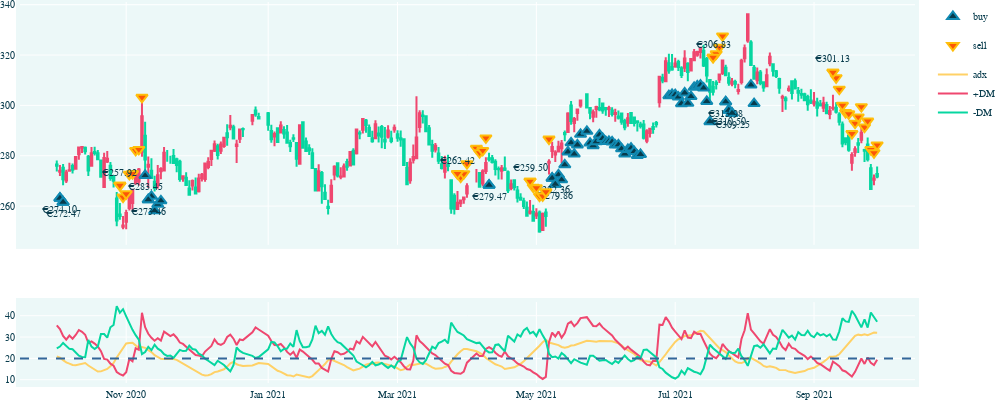

Source (notebook cell):
### Code cell
# Import necessary libraries
from plotly.subplots import make_subplots
import plotly.graph_objects as go

# Create Figure
fig = make_subplots(rows=2, cols=1, shared_xaxes=True, row_width=[0.25, 0.75])
# Inspect Result
# print(fig)

# Create Candlestick chart for price data
fig.add_trace(go.Candlestick(
    x=test_data.index,
    open=test_data['open'],
    high=test_data['high'],
    low=test_data['low'],
    close=test_data['close'],
    increasing_line_color='#ef476f',
    decreasing_line_color='#06d6a0',
    showlegend=False
), row=1, col=1)


# plot buying signal
buying_txt = trading_results[(trading_results.signal == 1) & (trading_results.transaction_cost>0)]
buying_signal = trading_results[(trading_results.signal == 1)]

fig.append_trace(
    go.Scatter(
        x=buying_signal.date,
        y=buying_signal.transaction_price*0.96,
        marker = dict(
            color='#073b4c',
            size=10,
            line=dict(
                color='#118ab2',
                width=2
            ),
            symbol='triangle-up'
            
        ),
#         mode = "markers+text",
        mode = "markers",
        name = "buy",
        text = buying_txt.transaction_price,
        textposition="bottom center",
        texttemplate='€%{text:.2f}',
        
    ), row=1, col=1
)

fig.append_trace(
    go.Scatter(
        x=buying_txt.date,
        y=buying_txt.transaction_price*0.96,
        marker = dict(
            color='#073b4c',
            size=10,
            line=dict(
                color='#118ab2',
                width=2
            ),
            symbol='triangle-up'
            
        ),
        mode = "markers+text",
#         name = "buy",
        text = buying_txt.transaction_price,
        textposition="bottom center",
        texttemplate='€%{text:.2f}',
        showlegend=False,
    ), row=1, col=1
)


# plot selling signal
# sell_signal = trading_results[(trading_results.signal == -1) & (trading_results.transaction_cost>0)]
sell_signal = trading_results[(trading_results.signal == -1)]
sell_txt = trading_results[(trading_results.signal == -1) & (trading_results.transaction_cost>0)]

fig.append_trace(
    go.Scatter(
        x=sell_signal.date,
        y=sell_signal.transaction_price*1.04,
        marker = dict(
            color='#fb5607',
            size=10,
            line=dict(
                color='#ffbe0b',
                width=2
            ),
            symbol='triangle-down'
            
        ),
#         mode = "markers+text",
        mode = "markers",
        name = "sell",
        text = sell_txt.transaction_price,
        textposition="top center",
        texttemplate='€%{text:.2f}',
#         textsize = 1
    ), row=1, col=1
)

fig.append_trace(
    go.Scatter(
        x=sell_txt.date,
        y=sell_txt.transaction_price*1.04,
        marker = dict(
            color='#fb5607',
            size=10,
            line=dict(
                color='#ffbe0b',
                width=2
            ),
            symbol='triangle-down'
            
        ),
        mode = "markers+text",
        name = "sell",
        text = sell_txt.transaction_price,
        textposition="top center",
        texttemplate='€%{text:.2f}',
        showlegend=False,
    ), row=1, col=1
)
fig.append_trace(
    go.Scatter(
        x=test_data.index,
        y=test_data.adx_14,
        line=dict(color='#ffd166', width=2),
        name='adx',
        legendgroup='2',
    ), row=2,col=1
)
fig.append_trace(
    go.Scatter(
        x=test_data.index,
        y=test_data.dmp_14,
        line=dict(color='#ef476f',width=2),
        legendgroup='2',
        name='+DM'
    ), row=2, col=1
)
fig.append_trace(
    go.Scatter(
        x=test_data.index,
        y=test_data.dmn_14,
        line=dict(color='#06d6a0',width=2),
        legendgroup='2',
        name='-DM'
    ), row=2, col=1
)


fig.add_hline(y=20, col=1, row=2, line_color='#336699', line_width=2, line_dash='dash')


# Customize font, colors, hide range slider
# make the figure prettier
layout = go.Layout(
    plot_bgcolor='#ecf8f8',
    font_family='Monospace',
    font_color='#073b4c',
    font_size=10,
    xaxis=dict(
        rangeslider=dict(visible=False)
    ),
    autosize=False,
    width=1000,
    height=400,
    margin=dict(
        l=0,
        r=0,
        b=0,
        t=0,
        pad=4
    )
)

fig.update_xaxes(
    rangebreaks=[
        dict(bounds=['sat', 'mon'])
    ]
)
# update and display
fig.update_layout(layout)
fig.show()

### Figure 1 — Plotly figure (JSON) as saved in the notebook; plotly's stock layout.template omitted (floating-point values rounded to 4 significant figures; data arrays with more than 128 entries replaced by an {"elided": "..."} marker saying what was removed)
{"data": [{"close": {"elided": "254 float values"}, "decreasing": {"line": {"color": "#06d6a0"}}, "high": {"elided": "254 float values"}, "increasing": {"line": {"color": "#ef476f"}}, "low": {"elided": "254 float values"}, "open": {"elided": "254 float values"}, "showlegend": false, "type": "candlestick", "x": {"elided": "254 str values"}, "xaxis": "x", "yaxis": "y"}, {"marker": {"color": "#073b4c", "line": {"color": "#118ab2", "width": 2}, "size": 10, "symbol": "triangle-up"}, "mode": "markers", "name": "buy", "text": [274.1, 272.5, 283.5, 273.5, 279.5, 282.4, 279.9, 314.0, 310.5, 309.2], "textposition": "bottom center", "texttemplate": "€%{text:.2f}", "type": "scatter", "x": ["2020-10-02T00:00:00", "2020-10-05T00:00:00", "2020-11-10T00:00:00", "2020-11-11T00:00:00", "2020-11-12T00:00:00", "2020-11-13T00:00:00", "2020-11-16T00:00:00", "2020-11-17T00:00:00", "2021-04-12T00:00:00", "2021-05-10T00:00:00", "2021-05-11T00:00:00", "2021-05-12T00:00:00", "2021-05-13T00:00:00", "2021-05-14T00:00:00", "2021-05-17T00:00:00", "2021-05-18T00:00:00", "2021-05-19T00:00:00", "2021-05-20T00:00:00", "2021-05-21T00:00:00", "2021-05-25T00:00:00", "2021-05-26T00:00:00", "2021-05-27T00:00:00", "2021-05-28T00:00:00", "2021-05-31T00:00:00", "2021-06-01T00:00:00", "2021-06-02T00:00:00", "2021-06-03T00:00:00", "2021-06-04T00:00:00", "2021-06-07T00:00:00", "2021-06-08T00:00:00", "2021-06-09T00:00:00", "2021-06-10T00:00:00", "2021-06-11T00:00:00", "2021-06-14T00:00:00", "2021-06-15T00:00:00", "2021-06-16T00:00:00", "2021-06-17T00:00:00", "2021-06-30T00:00:00", "2021-07-01T00:00:00", "2021-07-02T00:00:00", "2021-07-05T00:00:00", "2021-07-06T00:00:00", "2021-07-07T00:00:00", "2021-07-08T00:00:00", "2021-07-09T00:00:00", "2021-07-12T00:00:00", "2021-07-13T00:00:00", "2021-07-14T00:00:00", "2021-07-15T00:00:00", "2021-07-16T00:00:00", "2021-07-19T00:00:00", "2021-07-26T00:00:00", "2021-07-27T00:00:00", "2021-07-28T00:00:00", "2021-08-05T00:00:00", "2021-08-06T00:00:00"], "xaxis": "x", "y": [263.1, 261.6, 272.1, 262.5, 263.9, 258.1, 260.7, 262.1, 268.3, 271.1, 268.7, 272.4, 270.5, 276.4, 281.5, 285.1, 280.7, 284.3, 288.5, 289.7, 285.0, 284.0, 285.6, 288.3, 286.9, 285.6, 285.7, 285.5, 284.3, 284.3, 282.7, 280.7, 282.5, 283.1, 281.7, 280.1, 280.5, 303.9, 304.4, 304.3, 303.3, 300.7, 304.9, 300.8, 303.5, 307.2, 307.7, 308.1, 306.9, 301.6, 293.5, 301.4, 298.1, 296.9, 308.1, 300.7], "yaxis": "y"}, {"marker": {"color": "#073b4c", "line": {"color": "#118ab2", "width": 2}, "size": 10, "symbol": "triangle-up"}, "mode": "markers+text", "showlegend": false, "text": [274.1, 272.5, 283.5, 273.5, 279.5, 282.4, 279.9, 314.0, 310.5, 309.2], "textposition": "bottom center", "texttemplate": "€%{text:.2f}", "type": "scatter", "x": ["2020-10-02T00:00:00", "2020-10-05T00:00:00", "2020-11-10T00:00:00", "2020-11-11T00:00:00", "2021-04-12T00:00:00", "2021-05-10T00:00:00", "2021-05-11T00:00:00", "2021-07-26T00:00:00", "2021-07-27T00:00:00", "2021-07-28T00:00:00"], "xaxis": "x", "y": [263.1, 261.6, 272.1, 262.5, 268.3, 271.1, 268.7, 301.4, 298.1, 296.9], "yaxis": "y"}, {"marker": {"color": "#fb5607", "line": {"color": "#ffbe0b", "width": 2}, "size": 10, "symbol": "triangle-down"}, "mode": "markers", "name": "sell", "text": [257.9, 262.4, 259.5, 306.8, 301.1], "textposition": "top center", "texttemplate": "€%{text:.2f}", "type": "scatter", "x": ["2020-10-29T00:00:00", "2020-10-30T00:00:00", "2020-11-02T00:00:00", "2020-11-03T00:00:00", "2020-11-04T00:00:00", "2020-11-05T00:00:00", "2020-11-06T00:00:00", "2020-11-09T00:00:00", "2021-03-29T00:00:00", "2021-03-30T00:00:00", "2021-03-31T00:00:00", "2021-04-01T00:00:00", "2021-04-06T00:00:00", "2021-04-07T00:00:00", "2021-04-08T00:00:00", "2021-04-09T00:00:00", "2021-04-29T00:00:00", "2021-04-30T00:00:00", "2021-05-03T00:00:00", "2021-05-04T00:00:00", "2021-05-05T00:00:00", "2021-05-06T00:00:00", "2021-05-07T00:00:00", "2021-07-20T00:00:00", "2021-07-21T00:00:00", "2021-07-22T00:00:00", "2021-07-23T00:00:00", "2021-09-10T00:00:00", "2021-09-13T00:00:00", "2021-09-14T00:00:00", "2021-09-15T00:00:00", "2021-09-16T00:00:00", "2021-09-17T00:00:00", "2021-09-20T00:00:00", "2021-09-21T00:00:00", "2021-09-22T00:00:00", "2021-09-23T00:00:00", "2021-09-24T00:00:00", "2021-09-27T00:00:00", "2021-09-28T00:00:00", "2021-09-29T00:00:00", "2021-09-30T00:00:00"], "xaxis": "x", "y": [268.2, 263.6, 264.9, 272.6, 272.9, 282.1, 282.5, 303.2, 272.9, 271.5, 272.9, 276.8, 282.9, 281.2, 282.1, 287.1, 269.9, 267.5, 267.3, 264.0, 264.0, 265.7, 286.6, 319.1, 320.5, 323.1, 327.6, 313.2, 311.0, 306.5, 300.0, 297.2, 296.6, 288.8, 292.9, 295.4, 299.5, 291.4, 293.8, 282.4, 281.2, 284.3], "yaxis": "y"}, {"marker": {"color": "#fb5607", "line": {"color": "#ffbe0b", "width": 2}, "size": 10, "symbol": "triangle-down"}, "mode": "markers+text", "name": "sell", "showlegend": false, "text": [257.9, 262.4, 259.5, 306.8, 301.1], "textposition": "top center", "texttemplate": "€%{text:.2f}", "type": "scatter", "x": ["2020-10-29T00:00:00", "2021-03-29T00:00:00", "2021-04-29T00:00:00", "2021-07-20T00:00:00", "2021-09-10T00:00:00"], "xaxis": "x", "y": [268.2, 272.9, 269.9, 319.1, 313.2], "yaxis": "y"}, {"legendgroup": "2", "line": {"color": "#ffd166", "width": 2}, "name": "adx", "type": "scatter", "x": {"elided": "254 str values"}, "xaxis": "x2", "y": {"elided": "254 float values"}, "yaxis": "y2"}, {"legendgroup": "2", "line": {"color": "#ef476f", "width": 2}, "name": "+DM", "type": "scatter", "x": {"elided": "254 str values"}, "xaxis": "x2", "y": {"elided": "254 float values"}, "yaxis": "y2"}, {"legendgroup": "2", "line": {"color": "#06d6a0", "width": 2}, "name": "-DM", "type": "scatter", "x": {"elided": "254 str values"}, "xaxis": "x2", "y": {"elided": "254 float values"}, "yaxis": "y2"}], "layout": {"autosize": false, "font": {"color": "#073b4c", "family": "Monospace", "size": 10}, "height": 400, "margin": {"b": 0, "l": 0, "pad": 4, "r": 0, "t": 0}, "plot_bgcolor": "#ecf8f8", "shapes": [{"line": {"color": "#336699", "dash": "dash", "width": 2}, "type": "line", "x0": 0, "x1": 1, "xref": "x2 domain", "y0": 20, "y1": 20, "yref": "y2"}], "width": 1000, "xaxis": {"anchor": "y", "domain": [0, 1], "matches": "x2", "rangebreaks": [{"bounds": ["sat", "mon"]}], "rangeslider": {"visible": false}, "showticklabels": false}, "xaxis2": {"anchor": "y2", "domain": [0, 1], "rangebreaks": [{"bounds": ["sat", "mon"]}]}, "yaxis": {"anchor": "x", "domain": [0.3625, 1]}, "yaxis2": {"anchor": "x2", "domain": [0, 0.2125]}}}
